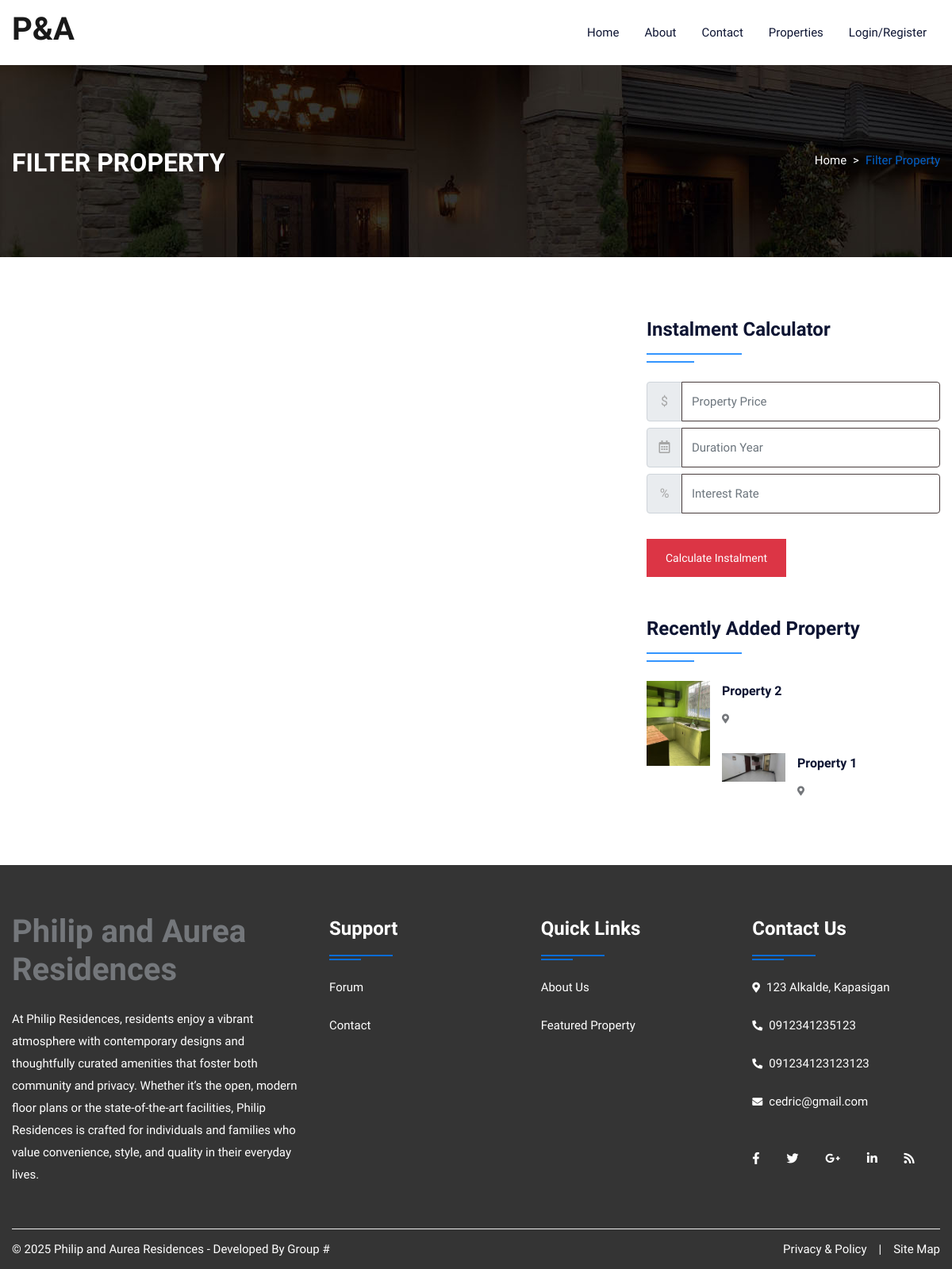
The page /propertygrid.php on the database its author committed.
### tables this page shows
CREATE TABLE `property` (
  `pid` int(50) NOT NULL,
  `title` varchar(200) NOT NULL,
  `pcontent` longtext NOT NULL,
  `type` varchar(100) NOT NULL,
  `bhk` varchar(50) NOT NULL,
  `stype` varchar(100) NOT NULL,
  `bedroom` int(50) NOT NULL,
  `bathroom` int(50) NOT NULL,
  `balcony` int(50) NOT NULL,
  `kitchen` int(50) NOT NULL,
  `hall` int(50) NOT NULL,
  `floor` varchar(50) NOT NULL,
  `size` int(50) NOT NULL,
  `price` int(50) NOT NULL,
  `location` varchar(200) NOT NULL,
  `city` varchar(100) NOT NULL,
  `state` varchar(100) NOT NULL,
  `feature` longtext NOT NULL,
  `pimage` varchar(300) NOT NULL,
  `pimage1` varchar(300) NOT NULL,
  `pimage2` varchar(300) NOT NULL,
  `pimage3` varchar(300) NOT NULL,
  `pimage4` varchar(300) NOT NULL,
  `uid` int(50) NOT NULL,
  `status` varchar(50) NOT NULL,
  `mapimage` varchar(300) NOT NULL,
  `topmapimage` varchar(300) NOT NULL,
  `groundmapimage` varchar(300) NOT NULL,
  `totalfloor` varchar(50) NOT NULL,
  `date` datetime NOT NULL DEFAULT current_timestamp(),
  `isFeatured` int(11) DEFAULT NULL
);

### propertygrid.php (the view, shortened to what this page needs)
<!DOCTYPE html>
<html lang="en">
<head>
<link rel="stylesheet" type="text/css" href="css/bootstrap.min.css">
<link rel="stylesheet" type="text/css" href="css/bootstrap-slider.css">
<link rel="stylesheet" type="text/css" href="css/jquery-ui.css">
<link rel="stylesheet" type="text/css" href="css/layerslider.css">
<link rel="stylesheet" type="text/css" href="css/color.css" id="color-change">
<link rel="stylesheet" type="text/css" href="css/owl.carousel.min.css">
<link rel="stylesheet" type="text/css" href="css/font-awesome.min.css">
<link rel="stylesheet" type="text/css" href="fonts/flaticon/flaticon.css">
<link rel="stylesheet" type="text/css" href="css/style.css">
</head>
<body>
<div id="page-wrapper">
    <div class="row">
		<?php include("include/header.php");?>
        <div class="banner-full-row page-banner" style="background-image:url('images/breadcromb.jpg');">
            <div class="container">
                <div class="row">
                    <div class="col-md-6">
                        <h2 class="page-name float-left text-white text-uppercase mt-1 mb-0"><b>Filter Property</b></h2>
                    </div>
                    <div class="col-md-6">
                        <nav aria-label="breadcrumb" class="float-left float-md-right">
                            <ol class="breadcrumb bg-transparent m-0 p-0">
                                <li class="breadcrumb-item text-white"><a href="#">Home</a></li>
                                <li class="breadcrumb-item active">Filter Property</li>
                            </ol>
                        </nav>
                    </div>
                </div>
            </div>
        </div>
        <div class="full-row">
            <div class="container">
                <div class="row">
					<div class="col-lg-8">
                    </div>
                    <div class="col-lg-4">
                        <div class="sidebar-widget">
                            <h4 class="double-down-line-left text-secondary position-relative pb-4 my-4">Instalment Calculator</h4>
						<form class="d-inline-block w-100" action="calc.php" method="post">
                            <div class="input-group mb-2 mr-sm-2">
                                <div class="input-group-prepend">
                                    <div class="input-group-text">$</div>
                                </div>
                                <input type="text" class="form-control" name="amount" placeholder="Property Price">
                            </div>
                            <div class="input-group mb-2 mr-sm-2">
                                <div class="input-group-prepend">
                                    <div class="input-group-text"><i class="far fa-calendar-alt"></i></div>
                                </div>
                                <input type="text" class="form-control" name="month" placeholder="Duration Year">
                            </div>
                            <div class="input-group mb-2 mr-sm-2">
                                <div class="input-group-prepend">
                                    <div class="input-group-text">%</div>
                                </div>
                                <input type="text" class="form-control" name="interest" placeholder="Interest Rate">
                            </div>
                            <button type="submit" value="submit" name="calc" class="btn btn-danger mt-4">Calculate Instalment</button>
                        </form>
                        </div>
                        <div class="sidebar-widget mt-5">
                            <h4 class="double-down-line-left text-secondary position-relative pb-4 mb-4">Recently Added Property</h4>
                            <ul class="property_list_widget">
								<?php
								$query=mysqli_query($con,"SELECT * FROM `property` ORDER BY date DESC LIMIT 6");
										while($row=mysqli_fetch_array($query))
										{
								?>
                                <li> <img src="admin/property/<?php echo $row['18'];?>" alt="pimage">
                                    <h6 class="text-secondary hover-text-success text-capitalize"><a href="propertydetail.php?pid=<?php echo $row['0'];?>"><?php echo $row['1'];?></a></h6>
                                    <span class="font-14"><i class="fas fa-map-marker-alt icon-success icon-small"></i> <?php echo $row['14'];?></span>
                                </li>
                                <?php } ?>
                            </ul>
                        </div>
                    </div>
                </div>
            </div>
        </div>
		<?php include("include/footer.php");?>
    </div>
</div>
</body>
</html>

### css/color.css (style rules this page uses)
:root { --theme-ordinary-color: #74777b; }
:root { --theme-primary-color: #007bff; }
:root { --theme-secondary-color: #0d1432; }
:root { --theme-white-color: #fff; }
:root { --theme-light-color: #f8f8f8; }
:root { --theme-gray-color: #f5f5f5; }
:root { --theme-footer-color: #091b4b; }
:root { --theme-dark-color: #091b4b; }
:root { --text-light-color: #a3a7af; }
:root { --theme-primary-color: rgba(0, 123, 255, .8); }
:root { --theme-secondary-opacity-color: rgba(13,20,50,0.7); }
:root { --theme-white-opacity-color: rgba(255, 255, 255, 0.3); }
:root { --theme-dark-opacity-color: rgba(0, 0, 0, 0.5); }
:root { --theme-ordinary-font: 'Muli', sans-serif; }
:root { --theme-highlight-font: 'Comfortaa', cursive; }

### rows shown on the page
property: pimage (picture), title "Property 2"
property: pimage (picture), title "Property 1"
